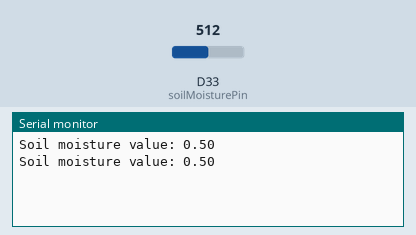
This sketch was run on a simulated Arduino Due. Shown: the last lines printed to the serial monitor. Inputs (shaded band) come from the test bench; at power-on: D33 (soilMoisturePin) = 512 (analog values on the 0–1023 scale).

Above: at 1.8 s.
1.9 s: D33 (soilMoisturePin) set to 716
At 2.8 s:
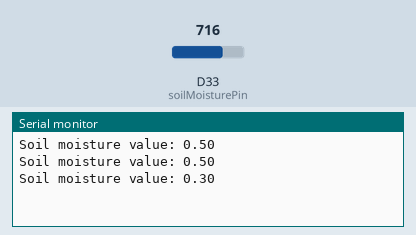
3.4 s: D33 (soilMoisturePin) set to 900
At 4.8 s:
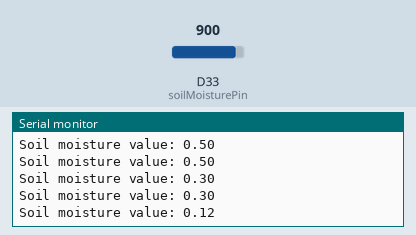
Timing chart, 0 to 6.4 s (numbered marks = the images above; inputs shaded):
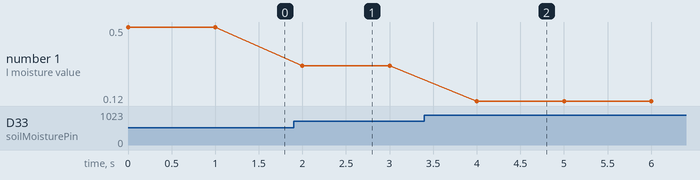

Measured:
- after the input at 1.9 s, the serial monitor: prints a new line after 0.10 s (image 1)
- after the input at 3.4 s, the serial monitor: prints a new line after 0.60 s (image 2)
- plotted number 1: 0.5 → 0.3 after the input at 1.9 s, 0.3 → 0.12 after the input at 3.4 s

The sketch:

soilMoistureCode.ino
```cpp
#define soilMoisturePin 33

void setup() {
  Serial.begin(115200);
  pinMode(soilMoisturePin, INPUT);
  analogReadResolution(12);  // Optional: Set resolution
}

void loop() {
  int soilMoistureValueRaw = analogRead(soilMoisturePin);

  // Convert raw value to 0-1 range (inverted for most sensors)
  float scaledValue = 1.0 - (float)soilMoistureValueRaw / 4095.0;
  Serial.print("Soil moisture value: ");
  Serial.println(scaledValue, 2);  // Print with 2 decimal places
  delay(1000);
}
```
